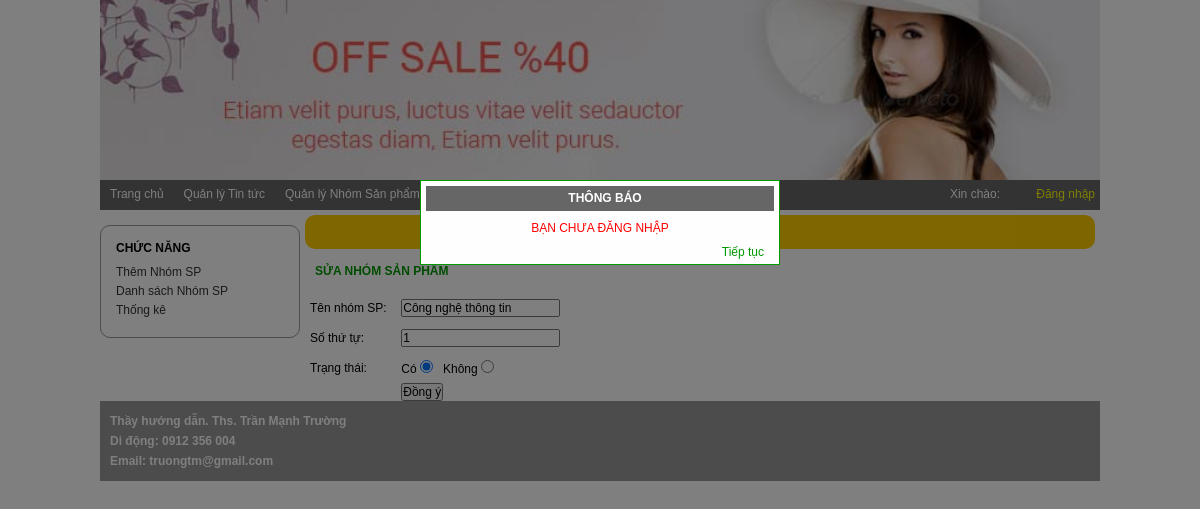
Screenshot of /index_admin.php?module=nhomsp&act=sua&id=8 with the database file from the repository.
### tables this page shows
CREATE TABLE `tbcategory` (
  `cat_id` int(11) NOT NULL,
  `cat_name` varchar(100) NOT NULL,
  `cat_ord` int(11) DEFAULT NULL,
  `cat_status` tinyint(1) DEFAULT NULL
);

### Models/clsDatabase.php (called while the page is built, shortened)
<?php
class clsDatabase
{
	public $conn = NULL;
	function clsDatabase()
	{
		try
		{
			$this->conn = new PDO("mysql:host=localhost;dbname=shop","root","");
			$this->conn->exec("SET NAMES UTF8");
		}
		catch(PDOException $ex)
		{
			echo "<h3>" . $ex->getMessage() . "</h3>";
			die("<h3> LỖI KẾT NỐI CSDL </h3>");
		}
	}
	function ThucthiSQL($sql, $data=NULL)
	{
		$this->pdo_stm = $this->conn->prepare($sql);
		$ketqua=false;
		if($data!=NULL)
			$ketqua = $this->pdo_stm->execute($data);
		else
			$ketqua = $this->pdo_stm->execute();
		return $ketqua;
	}
}
?>

### Models/clsCategory.php (called while the page is built, shortened)
<?php
require_once("clsDatabase.php");
class clsCategory
{
	public $db;
	function clsCategory()
	{
		$this->db = new clsDatabase();
	}
	function TimTheoIDNhomSanpham($cat_id)
	{
		$sql = "SELECT * FROM tbcategory WHERE cat_id=?";
		$data[] = $cat_id;
 		$ketqua = $this->db->ThucthiSQL($sql,$data);
		if($ketqua==TRUE)
			$this->data = $this->db->pdo_stm->fetch();
		return $ketqua;
	}
}
?>

### Views/vSuaNhomSP.php (the view, shortened to what this page needs)
<?php
if($Nhomsanpham->data==NULL)
{
	$thongbao ="không tìm thấy thông tin";
	require("Views/vKetqua.php");
}
else
{
?>
        <div id="content_left">
        	<div class="left1">
            	<h3>CHỨC NĂNG</h3>
                <p><a href="?module=<?=$module?>&act=them">Thêm Nhóm SP</a></p>
                <p><a href="?module=<?=$module?>">Danh sách Nhóm SP</a></p>
                <p><a href="?module=<?=$module?>">Thống kê</a></p>
            </div>
        </div>
        <div id="content_right">
        	<h1> QUẢN LÝ SẢN PHẨM</h1>
            <h2> SỬA NHÓM SẢN PHẨM</h2>
            <div id="right_detail">
            <?php
				$row = $Nhomsanpham->data;
			?>
            <form name="form1" method="post" action="?module=<?=$module?>&act=xulysua">
              <table width="400" border="0" align="center" cellpadding="0" cellspacing="0">
                <tr>
                  <td width="120" height="30">Tên nhóm SP:</td>
                  <td width="380"><input type="text" name="t1" id="t1" value="<?=$row["cat_name"];?>"></td>
                </tr>
                <tr>
                  <td height="30">Số thứ tự:</td>
                  <td><input type="text" name="t2" id="t2"  value="<?=$row["cat_ord"];?>"></td>
                </tr>
                <tr>
                  <td height="30">Trạng thái:</td>
                  <td>
                  Có <input type="radio" name="rTrangthai" id="r1" value="1" <?=($row["cat_status"]==1)?"checked":""?> > &nbsp;
                  Không <input type="radio" name="rTrangthai" id="r2" value="0"  <?=($row["cat_status"]==0)?"checked":""?> >
                  </td>
                </tr>
                <tr>
                  <td></td>
                  <td><input type="submit" name="button" id="button" value="Đồng ý"></td>
                </tr>
              </table>
            </form>
			</div>
        </div>
<?php
}
?>

### css_Admin/Style.css (style rules this page uses)
* { margin:0px; padding:0px; box-sizing:border-box; font-family:Tahoma, Geneva, sans-serif; font-size:12px }
#content_left { width:200px; float:left }
#content_right { width:800px; float:left }
#content_right > h1 { color; text-align:center; padding:10px; margin:5px; background:#FC0; color:#333; border-radius:10px }
#content_right > h2 { color:#090; padding:10px; margin:5px; }
.left1 { width:200px; border:1px #999999 solid; border-radius:10px; margin:15px 0px; padding:15px; }
.left1 h3 { margin-bottom:10px }
.left1 p { margin:5px 0px }
.left1 a { text-decoration:none; color:#333 }

### css_Admin/ContentRight.css (style rules this page uses)
#right_detail { width:800px; height:auto; margin:0px; overflow:auto; padding:0px 10px }

### rows the page displays
tbcategory: t1 "Công nghệ thông tin", t2 "1", cat_status "☑"

### other values shown
$thongbao "BẠN CHƯA ĐĂNG NHẬP"
